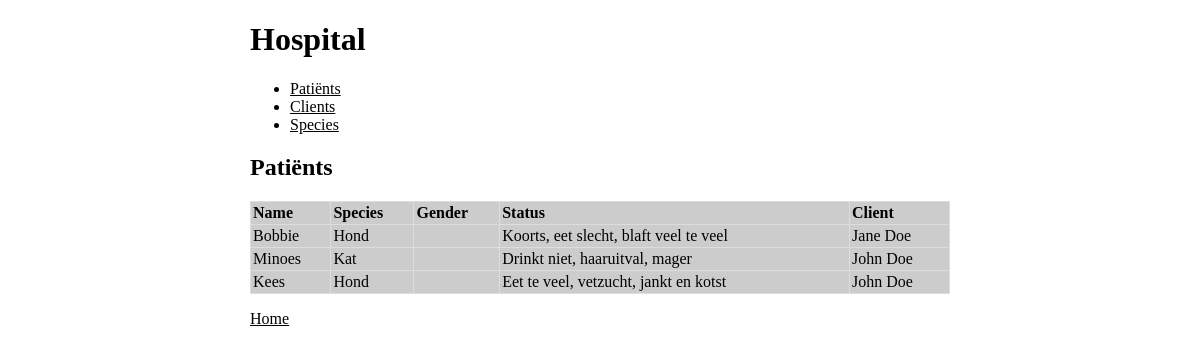
The page / on the database its author committed.
### tables this page shows
CREATE TABLE IF NOT EXISTS `patients` (
  `patient_id` int(11) NOT NULL AUTO_INCREMENT,
  `patient_name` varchar(50) DEFAULT NULL,
  `species_id` int(11) NOT NULL,
  `client_id` int(11) NOT NULL,
  `patient_status` text,
  `patient_gender` text,
  PRIMARY KEY (`patient_id`),
  FOREIGN KEY (`species_id`) REFERENCES `species`(`species_id`),
  FOREIGN KEY (`client_id`) REFERENCES `clients`(`client_id`)
);

CREATE TABLE IF NOT EXISTS `species` (
	`species_id` int(11) NOT NULL AUTO_INCREMENT,
	`species_description` varchar(50) DEFAULT NULL,
	PRIMARY KEY (`species_id`)
);

CREATE TABLE IF NOT EXISTS `clients` (
	`client_id` int(11) NOT NULL AUTO_INCREMENT,
	`client_firstname` varchar(50) DEFAULT NULL,
	`client_lastname` varchar(50) DEFAULT NULL,
  `client_phone` varchar(50) DEFAULT NULL,
  `client_email` varchar(50) DEFAULT NULL,
	PRIMARY KEY (`client_id`)
);

### core/core.php (called while the page is built, shortened)
<?php
function render($filename, $data = null)
{
	require(ROOT . 'view/templates/header.php');
	require(ROOT . 'view/' . $filename . '.php');
	require(ROOT . 'view/templates/footer.php');
}

### controller/HomeController.php (called while the page is built)
<?php
require(ROOT . 'model/HomeModel.php');
function index() {
	render('home/index', array(
		'patients' => getAllPatients()
		));
}

### public/index.php (called while the page is built, shortened)
<?php
require(ROOT . "core/route.php");
require(ROOT . "core/core.php");
route();

### model/HomeModel.php (called while the page is built, shortened)
<?php
function getAllPatients() {
	$db = openDatabaseConnection();
	$sql = "SELECT `patients`.*, `species`.`species_description`, `clients`.`client_firstname`, `clients`.`client_lastname`
		FROM `patients`
		INNER JOIN `species` ON `patients`.`species_id` = `species`.`species_id`
		INNER JOIN  `clients` ON `patients`.`client_id` = `clients`.`client_id`";
	$query = $db->prepare($sql);
	$query->execute();
	return $query->fetchAll();
}

### view/home/index.php (the view, shortened to what this page needs)
<h2>Patiënts</h2>
	<table>
		<thead>
			<tr>
				<th>Name</th>
				<th>Species</th>
				<th>Gender</th>
				<th>Status</th>
				<th>Client</th>
			</tr>
		</thead>
		<?php foreach($patients as $patient) { ?>
			<tr>
				<td><?= $patient['patient_name']?></td>
				<td><?= $patient['species_description']?></td>
				<td><?= $patient['species_gender']?></td>
				<td><?= $patient['patient_status']?></td>
				<td><?= $patient['client_firstname'] . ' ' . $patient['client_lastname']?></td>
			</tr>
			<?php } ?>
	</table>

### core/route.php (shortened to what this page needs)
<?php
function route()
{
	$url = splitUrl();
	if (!$url['controller']) {
		call_user_func('index');
	} else {
		require(ROOT . 'controller/ErrorController.php');
		call_user_func('error_404');
	}
}

### view/templates/header.php (shortened to what this page needs)
<!DOCTYPE html>
<html>
<head>
	<link rel="stylesheet" href="<?= URL ?>css/style.css" type="text/css">
</head>
<body>
	<h1>Hospital</h1>
	<ul>
		<li><a href="<?= URL ?>patients/index">Patiënts</a></li>
		<li><a href="<?= URL ?>clients/index">Clients</a></li>
		<li><a href="<?= URL ?>species/index">Species</a></li>
	</ul>

### view/templates/footer.php
	<p><a href="<?= URL ?>home/index">Home</a></p>
	</body>
</html>

### public/css/style.css (style rules this page uses)
body { margin : 0 auto; width : 700px; }
table { width : 700px; }
table, td, th { border : 1px #ddd solid; border-collapse : collapse; background-color: #ccc; color : black; }
td, th { padding : 2px; }
th { text-align : left; }
a { color : black; }

### rows shown on the page
patients: patient_name "Bobbie", species.species_description "Hond", patient_status "Koorts, eet slecht, blaft veel te veel", client.client_firstname "Jane", client.client_lastname "Doe"
patients: patient_name "Minoes", species.species_description "Kat", patient_status "Drinkt niet, haaruitval, mager", client.client_firstname "John", client.client_lastname "Doe"
patients: patient_name "Kees", species.species_description "Hond", patient_status "Eet te veel, vetzucht, jankt en kotst", client.client_firstname "John", client.client_lastname "Doe"
